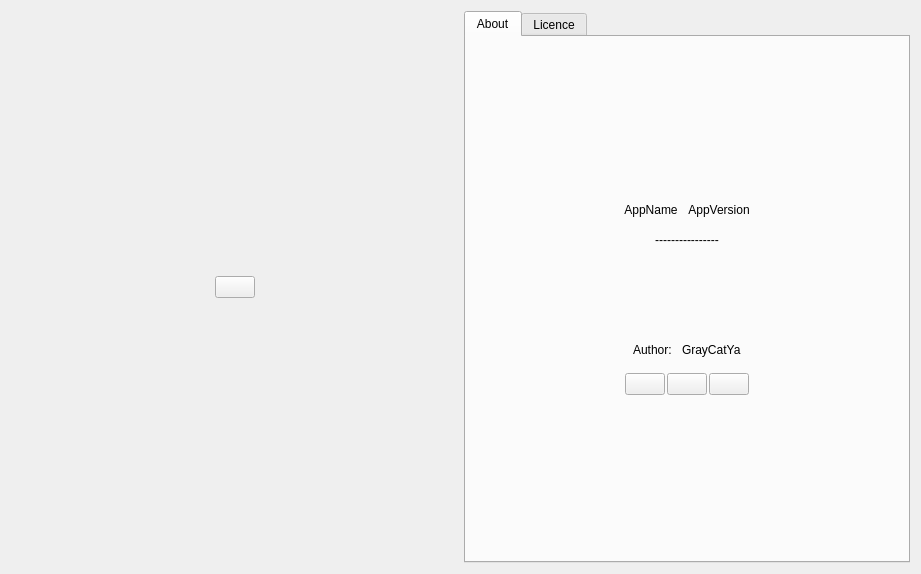
<?xml version="1.0" encoding="UTF-8"?>
<ui version="4.0">
 <class>CatAbout</class>
 <widget class="QWidget" name="CatAbout">
  <property name="geometry">
   <rect>
    <x>0</x>
    <y>0</y>
    <width>921</width>
    <height>574</height>
   </rect>
  </property>
  <property name="minimumSize">
   <size>
    <width>200</width>
    <height>400</height>
   </size>
  </property>
  <property name="windowTitle">
   <string>Form</string>
  </property>
  <layout class="QHBoxLayout" name="RootLayout">
   <item>
    <layout class="QVBoxLayout" name="LogVboxLayout">
     <item>
      <spacer name="LogTopSpacer">
       <property name="orientation">
        <enum>Qt::Vertical</enum>
       </property>
       <property name="sizeHint" stdset="0">
        <size>
         <width>20</width>
         <height>40</height>
        </size>
       </property>
      </spacer>
     </item>
     <item>
      <layout class="QHBoxLayout" name="LogHboxLayout">
       <item>
        <spacer name="LogLeftSpacer">
         <property name="orientation">
          <enum>Qt::Horizontal</enum>
         </property>
         <property name="sizeHint" stdset="0">
          <size>
           <width>40</width>
           <height>20</height>
          </size>
         </property>
        </spacer>
       </item>
       <item>
        <widget class="QPushButton" name="Log">
         <property name="text">
          <string/>
         </property>
        </widget>
       </item>
       <item>
        <spacer name="LogRightSpacer">
         <property name="orientation">
          <enum>Qt::Horizontal</enum>
         </property>
         <property name="sizeHint" stdset="0">
          <size>
           <width>40</width>
           <height>20</height>
          </size>
         </property>
        </spacer>
       </item>
      </layout>
     </item>
     <item>
      <spacer name="LogBottomSpacer">
       <property name="orientation">
        <enum>Qt::Vertical</enum>
       </property>
       <property name="sizeHint" stdset="0">
        <size>
         <width>20</width>
         <height>40</height>
        </size>
       </property>
      </spacer>
     </item>
    </layout>
   </item>
   <item>
    <widget class="QTabWidget" name="AboutTabWidget">
     <property name="locale">
      <locale language="Chinese" country="China"/>
     </property>
     <property name="currentIndex">
      <number>0</number>
     </property>
     <widget class="QWidget" name="AboutWidget">
      <attribute name="title">
       <string>About</string>
      </attribute>
      <layout class="QVBoxLayout" name="verticalLayout_2">
       <property name="spacing">
        <number>0</number>
       </property>
       <property name="leftMargin">
        <number>0</number>
       </property>
       <property name="topMargin">
        <number>0</number>
       </property>
       <property name="rightMargin">
        <number>0</number>
       </property>
       <property name="bottomMargin">
        <number>0</number>
       </property>
       <item>
        <widget class="QWidget" name="About" native="true">
         <layout class="QVBoxLayout" name="verticalLayout_3">
          <property name="spacing">
           <number>10</number>
          </property>
          <item>
           <spacer name="verticalSpacer">
            <property name="orientation">
             <enum>Qt::Vertical</enum>
            </property>
            <property name="sizeHint" stdset="0">
             <size>
              <width>20</width>
              <height>139</height>
             </size>
            </property>
           </spacer>
          </item>
          <item>
           <layout class="QHBoxLayout" name="horizontalLayout_3">
            <item>
             <spacer name="horizontalSpacer">
              <property name="orientation">
               <enum>Qt::Horizontal</enum>
              </property>
              <property name="sizeHint" stdset="0">
               <size>
                <width>40</width>
                <height>20</height>
               </size>
              </property>
             </spacer>
            </item>
            <item>
             <layout class="QFormLayout" name="formLayout">
              <item row="0" column="0">
               <widget class="QLabel" name="AppName">
                <property name="text">
                 <string>AppName</string>
                </property>
                <property name="alignment">
                 <set>Qt::AlignCenter</set>
                </property>
               </widget>
              </item>
              <item row="0" column="1">
               <widget class="QLabel" name="AppVersion">
                <property name="text">
                 <string>AppVersion</string>
                </property>
                <property name="alignment">
                 <set>Qt::AlignCenter</set>
                </property>
               </widget>
              </item>
             </layout>
            </item>
            <item>
             <spacer name="horizontalSpacer_2">
              <property name="orientation">
               <enum>Qt::Horizontal</enum>
              </property>
              <property name="sizeHint" stdset="0">
               <size>
                <width>40</width>
                <height>20</height>
               </size>
              </property>
             </spacer>
            </item>
           </layout>
          </item>
          <item>
           <layout class="QHBoxLayout" name="horizontalLayout_5">
            <item>
             <spacer name="horizontalSpacer_7">
              <property name="orientation">
               <enum>Qt::Horizontal</enum>
              </property>
              <property name="sizeHint" stdset="0">
               <size>
                <width>40</width>
                <height>20</height>
               </size>
              </property>
             </spacer>
            </item>
            <item>
             <widget class="QLabel" name="Explain">
              <property name="minimumSize">
               <size>
                <width>0</width>
                <height>100</height>
               </size>
              </property>
              <property name="text">
               <string>----------------</string>
              </property>
              <property name="alignment">
               <set>Qt::AlignHCenter|Qt::AlignTop</set>
              </property>
             </widget>
            </item>
            <item>
             <spacer name="horizontalSpacer_8">
              <property name="orientation">
               <enum>Qt::Horizontal</enum>
              </property>
              <property name="sizeHint" stdset="0">
               <size>
                <width>40</width>
                <height>20</height>
               </size>
              </property>
             </spacer>
            </item>
           </layout>
          </item>
          <item>
           <layout class="QHBoxLayout" name="horizontalLayout_4">
            <item>
             <spacer name="horizontalSpacer_5">
              <property name="orientation">
               <enum>Qt::Horizontal</enum>
              </property>
              <property name="sizeHint" stdset="0">
               <size>
                <width>40</width>
                <height>20</height>
               </size>
              </property>
             </spacer>
            </item>
            <item>
             <layout class="QFormLayout" name="formLayout_2">
              <item row="0" column="0">
               <widget class="QLabel" name="Author">
                <property name="text">
                 <string>Author:</string>
                </property>
               </widget>
              </item>
              <item row="0" column="1">
               <widget class="QLabel" name="AuthorName">
                <property name="text">
                 <string>GrayCatYa</string>
                </property>
               </widget>
              </item>
             </layout>
            </item>
            <item>
             <spacer name="horizontalSpacer_6">
              <property name="orientation">
               <enum>Qt::Horizontal</enum>
              </property>
              <property name="sizeHint" stdset="0">
               <size>
                <width>40</width>
                <height>20</height>
               </size>
              </property>
             </spacer>
            </item>
           </layout>
          </item>
          <item>
           <layout class="QHBoxLayout" name="horizontalLayout_2">
            <property name="spacing">
             <number>2</number>
            </property>
            <item>
             <spacer name="horizontalSpacer_3">
              <property name="orientation">
               <enum>Qt::Horizontal</enum>
              </property>
              <property name="sizeHint" stdset="0">
               <size>
                <width>40</width>
                <height>20</height>
               </size>
              </property>
             </spacer>
            </item>
            <item>
             <widget class="QPushButton" name="GrayCatYa">
              <property name="text">
               <string/>
              </property>
             </widget>
            </item>
            <item>
             <widget class="QPushButton" name="GitHub">
              <property name="text">
               <string/>
              </property>
             </widget>
            </item>
            <item>
             <widget class="QPushButton" name="Gitee">
              <property name="text">
               <string/>
              </property>
             </widget>
            </item>
            <item>
             <spacer name="horizontalSpacer_4">
              <property name="orientation">
               <enum>Qt::Horizontal</enum>
              </property>
              <property name="sizeHint" stdset="0">
               <size>
                <width>40</width>
                <height>20</height>
               </size>
              </property>
             </spacer>
            </item>
           </layout>
          </item>
          <item>
           <spacer name="verticalSpacer_2">
            <property name="orientation">
             <enum>Qt::Vertical</enum>
            </property>
            <property name="sizeHint" stdset="0">
             <size>
              <width>20</width>
              <height>139</height>
             </size>
            </property>
           </spacer>
          </item>
         </layout>
        </widget>
       </item>
      </layout>
     </widget>
     <widget class="QWidget" name="LicenceWidget">
      <attribute name="title">
       <string>Licence</string>
      </attribute>
      <layout class="QVBoxLayout" name="verticalLayout">
       <property name="spacing">
        <number>0</number>
       </property>
       <property name="leftMargin">
        <number>0</number>
       </property>
       <property name="topMargin">
        <number>0</number>
       </property>
       <property name="rightMargin">
        <number>0</number>
       </property>
       <property name="bottomMargin">
        <number>0</number>
       </property>
       <item>
        <widget class="QWidget" name="Licence" native="true">
         <layout class="QHBoxLayout" name="horizontalLayout">
          <property name="spacing">
           <number>0</number>
          </property>
          <property name="leftMargin">
           <number>5</number>
          </property>
          <property name="topMargin">
           <number>5</number>
          </property>
          <property name="rightMargin">
           <number>5</number>
          </property>
          <property name="bottomMargin">
           <number>5</number>
          </property>
         </layout>
        </widget>
       </item>
      </layout>
     </widget>
    </widget>
   </item>
  </layout>
 </widget>
 <resources/>
 <connections/>
</ui>
